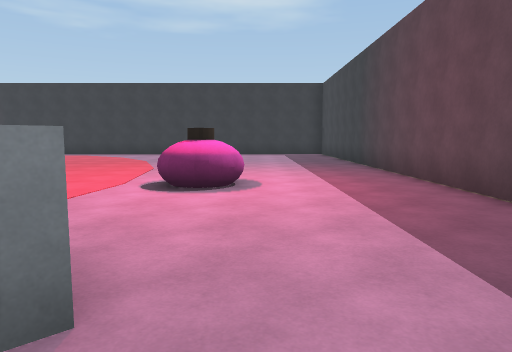
View 1 (above)

24 first-person views from a walk through a scene from a Unity 3-D project. The camera is 1.4 m above the floor, tilts 6° down and sees 70° across. The floor is counted in squares, 2 m on a side. Each view is taken from the middle of a square. On the plan, view 1 faces up. The plan holds only what a view shows up to about 11 squares ahead; the rest is blank. The place goes on beyond the plan. The player is left out. Surface patterns are stand-ins for the level's own textures.

View 2
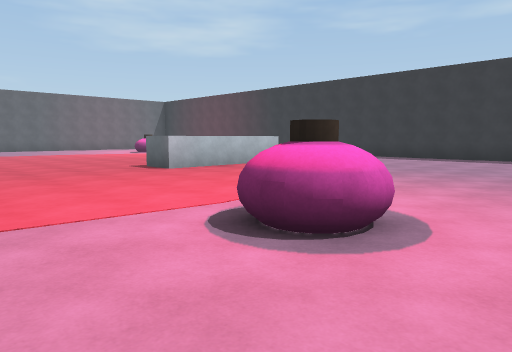

View 3
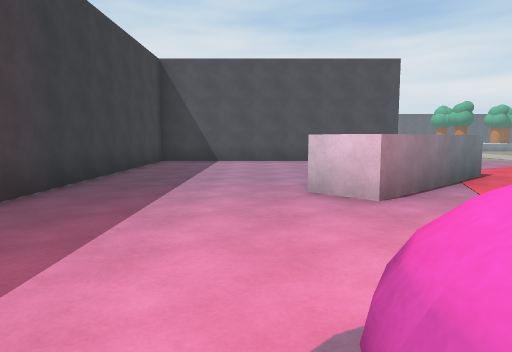

View 4
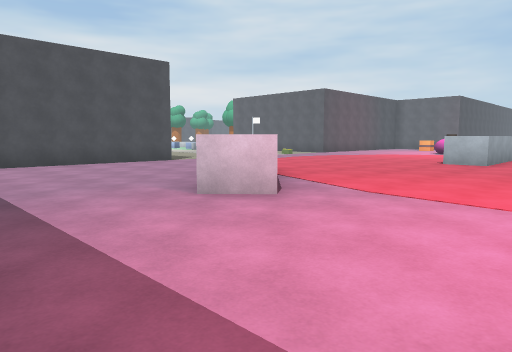

View 5
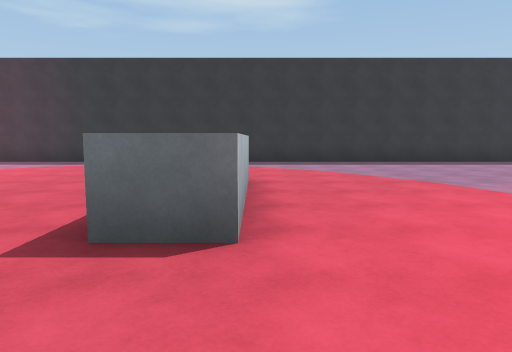

View 6
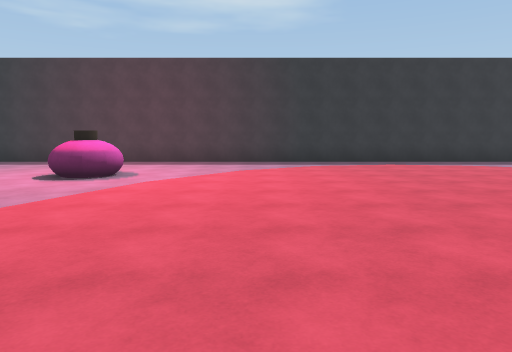

View 7
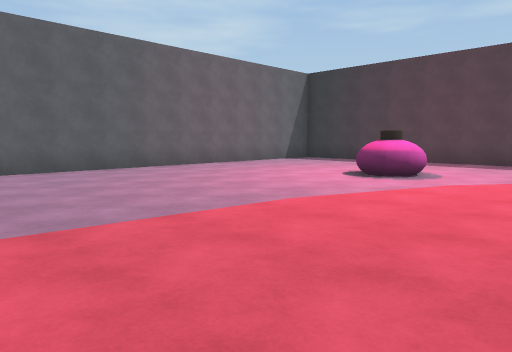

View 8
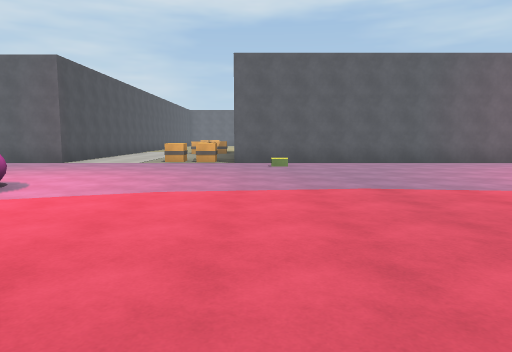

View 9
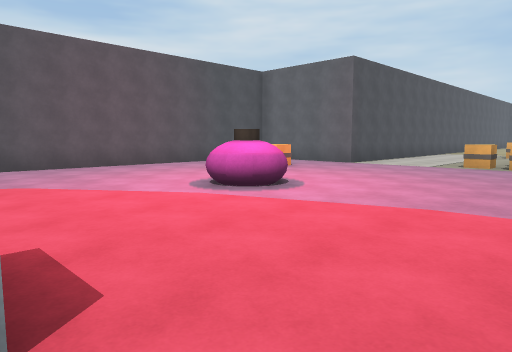

View 10
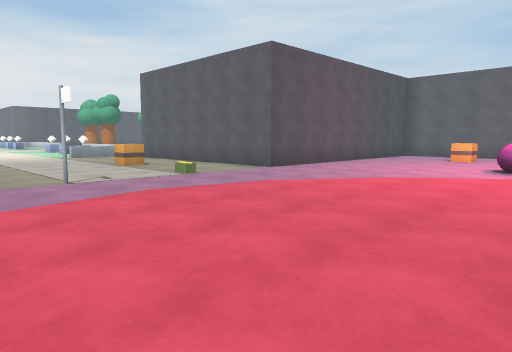

View 11
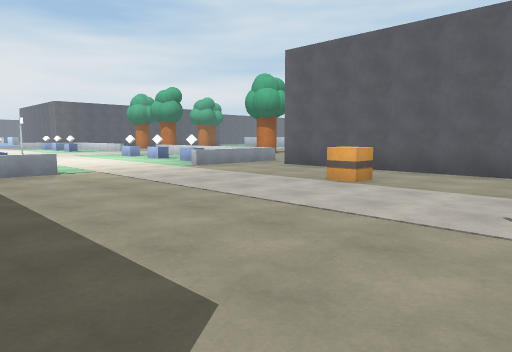

View 12
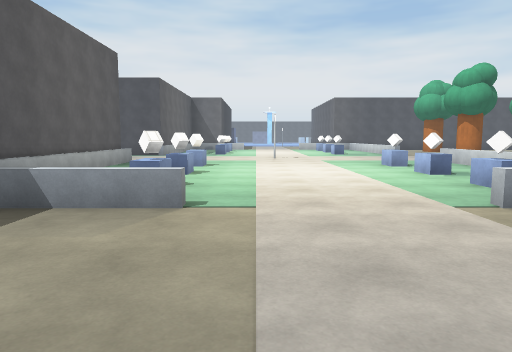

View 13
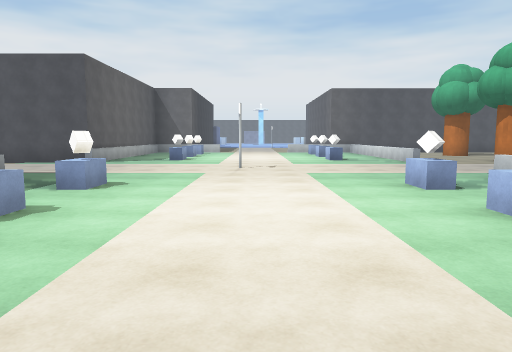

View 14
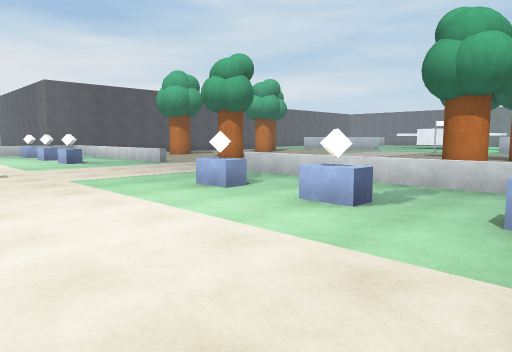

View 15
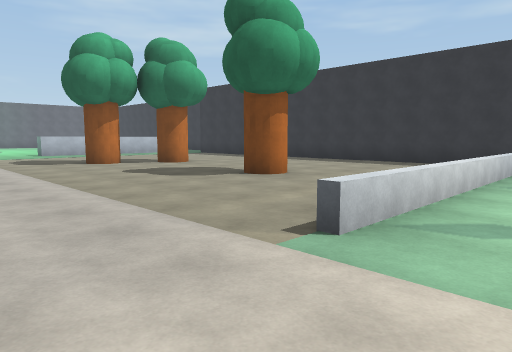

View 16
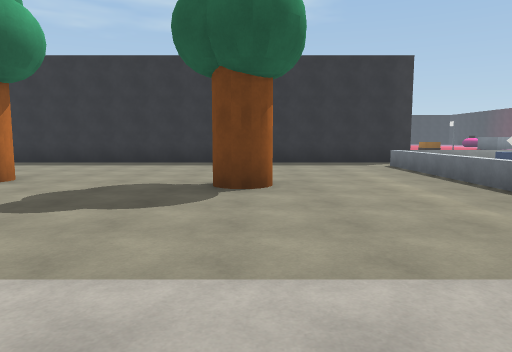

View 17
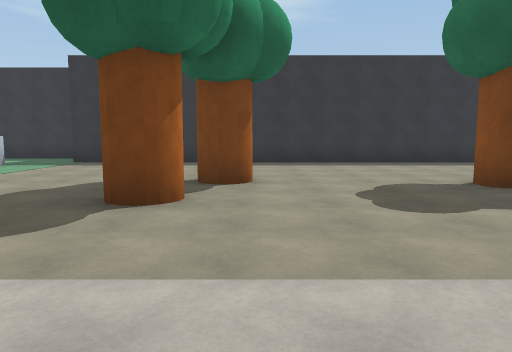

View 18
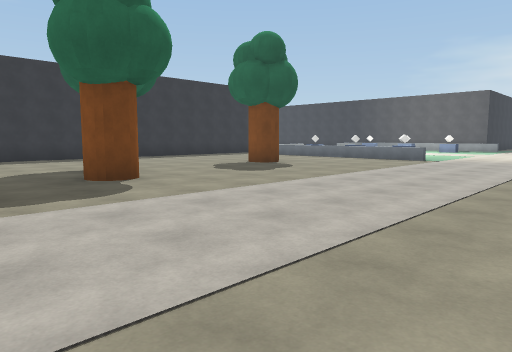

View 19
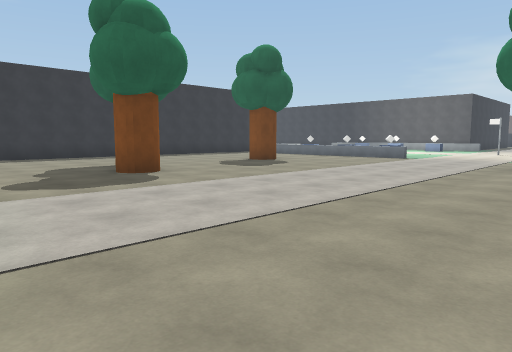

View 20
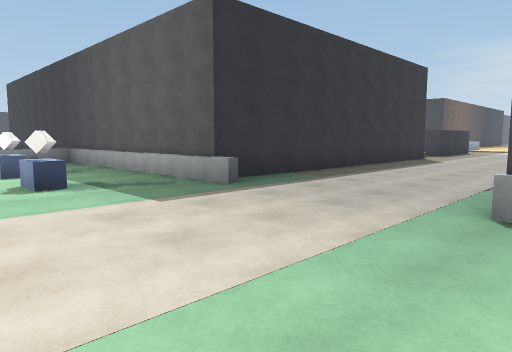

View 21
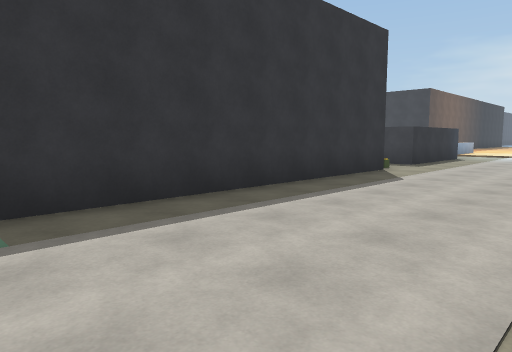

View 22
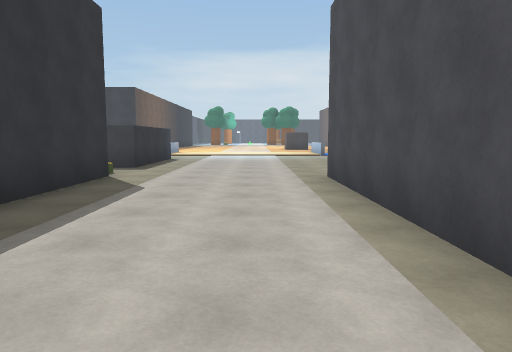

View 23
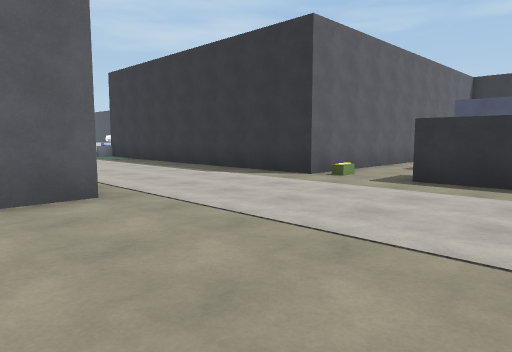

View 24
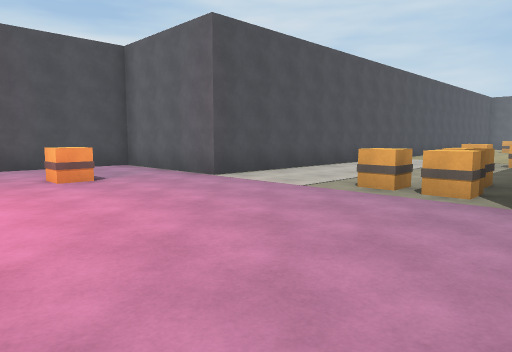

### Floor plan
Points are (right, up) in squares from view 1. A wall is a line through its corners. A room is listed if a view was taken in it or the views show most of it. See-through windows are left out.
Room 1 (views 1, 2, 3, 4, 5, 6, 7, 8, 9, 10, 11, 12, 24)
walls: (-10.9, 2.7) (-8.2, 2.7) (-8.2, 1.6); (-4.1, -0.6) (-1.4, 2) (-0.6, 1.2); (-6.1, 11.1) (-6.1, 7.4) (-7.1, 7.4); (-4.2, -5) (2.8, -5) (2.8, 2); (2.8, 4) (2.8, 11); (-20.2, 12.5) (-20.2, 3.4); (1.6, 15.8) (-19.6, 15.8); (-26.2, -1.5) (-20.4, -1.5) (-20.4, -5) (-12.6, -5) (-12.6, -11.5)
low walls: (-7.4, -12.6) (-5.4, -12.6); (-13, -12.6) (-10.5, -12.6)
ways out: opening at (-10, -12.8) to room 2
objects: other object (-26, 1); other object (-26, 2); other object (-22, 2); other object (-21, 2); other object (-21, 3); other object (-18, -2); other object (-16, 12) to (-15, 12); other object (-15, -1) to (-15, 0); other object (-11, -8); other object (-8, -5); other object (-1, 5) to (0, 6)
Room 2 (views 13, 14, 15, 16, 17, 18, 19, 20, 21, 22, 23)
walls: (-12.6, -11.5) (-26.4, -11.5); (-4.2, -19.9) (-4.2, -12.1); (-4.4, -23.3) (-1.8, -23.3); (-4.2, -24.1) (-4.2, -23.2); (-0.2, -23.3) (4.7, -23.3) (4.7, -24.4); (4.7, -17.6) (4.7, -19.3) (-4.2, -19.3); (9.1, -19.3) (6.7, -19.3) (6.7, -18.2)
low walls: (-13.6, -17.2) (-13.6, -12.8); (-13.4, -23.2) (-13.4, -24.2); (-13.4, -14) (-13.4, -19.8); (-10.6, -12.9) (-13.4, -12.9); (-4.4, -24.1) (-4.4, -23.3); (-4.2, -12.9) (-6, -12.9)
ways out: opening at (-10, -12.8) to room 1; opening at (5.5, -18.5)
objects: other object (-22, -18); other object (-22, -16) to (-21, -16); other object (-17, -24); other object (-17, -17) to (-17, -16); other object (-12, -25); other object (-12, -18); other object (-12, -16); other object (-12, -14); other object (-9, -21); other object (-7, -18); other object (-7, -16); other object (-7, -14)

Positions as (right, up) in squares from view 1, and headings:
1: (0, 0), facing up
2: (1, 3), facing up-left
3: (0, 6), facing down
4: (2, 5), facing down-left
5: (-6, 5), facing up
6: (-12, 5), facing up
7: (-12, 5), facing up-left
8: (-10, 4), facing left
9: (-11, 4), facing down-left
10: (-6, 1), facing down-left
11: (-5, -5), facing down-left
12: (-8, -9), facing down
13: (-9, -13), facing down
14: (-8, -14), facing down-left
15: (-12, -22), facing up-left
16: (-17, -22), facing up
17: (-21, -22), facing up
18: (-25, -24), facing up-right
19: (-26, -25), facing up-right
20: (-8, -24), facing up-right
21: (-3, -23), facing up-right
22: (-2, -22), facing right
23: (9, -25), facing up-left
24: (-16, 4), facing down-left
